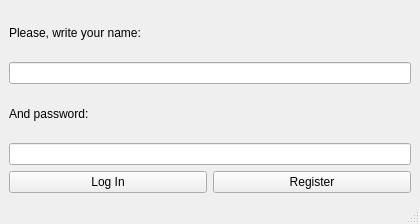
<?xml version="1.0" encoding="UTF-8"?>
<ui version="4.0">
 <class>Login</class>
 <widget class="QMainWindow" name="Login">
  <property name="geometry">
   <rect>
    <x>0</x>
    <y>0</y>
    <width>420</width>
    <height>224</height>
   </rect>
  </property>
  <property name="windowTitle">
   <string>LogIn</string>
  </property>
  <widget class="QWidget" name="centralwidget">
   <layout class="QVBoxLayout" name="verticalLayout">
    <item>
     <widget class="QLabel" name="label">
      <property name="text">
       <string>Please, write your name:</string>
      </property>
     </widget>
    </item>
    <item>
     <widget class="QLineEdit" name="NameEdit"/>
    </item>
    <item>
     <widget class="QLabel" name="label_2">
      <property name="text">
       <string>And password:</string>
      </property>
     </widget>
    </item>
    <item>
     <widget class="QLineEdit" name="PassEdit"/>
    </item>
    <item>
     <layout class="QHBoxLayout" name="horizontalLayout">
      <item>
       <widget class="QPushButton" name="LogInButton">
        <property name="focusPolicy">
         <enum>Qt::TabFocus</enum>
        </property>
        <property name="text">
         <string>Log In</string>
        </property>
       </widget>
      </item>
      <item>
       <widget class="QPushButton" name="RegisterButton">
        <property name="text">
         <string>Register</string>
        </property>
       </widget>
      </item>
     </layout>
    </item>
   </layout>
  </widget>
  <widget class="QMenuBar" name="menubar">
   <property name="geometry">
    <rect>
     <x>0</x>
     <y>0</y>
     <width>420</width>
     <height>22</height>
    </rect>
   </property>
  </widget>
  <widget class="QStatusBar" name="statusbar"/>
 </widget>
 <resources/>
 <connections/>
</ui>
